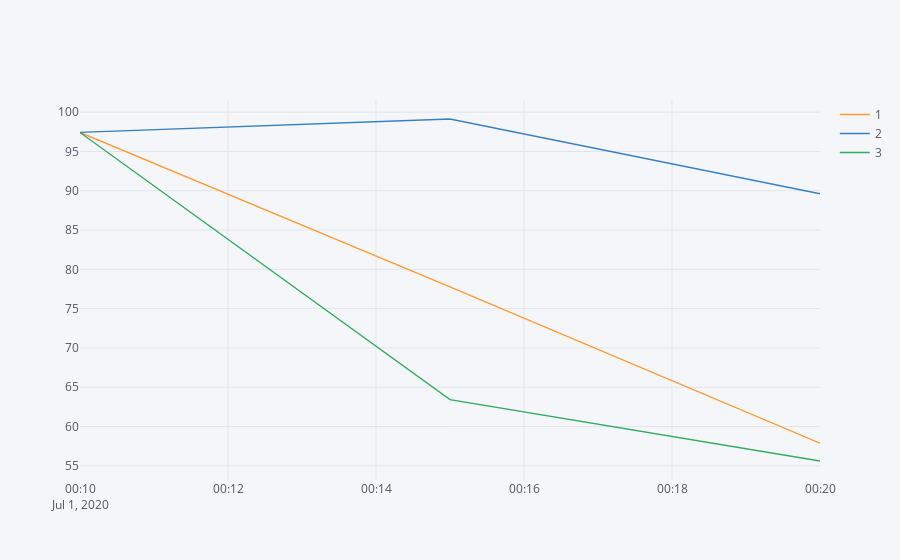

Here is the notebook cell this chart was saved with:
### Markdown cell above
# plot

### Code cell
# total power
# choose sim_timestamp for which to plot all scenarios
sim_timestamp = sim_timestamps[0]

# all needed period timestamps: t0,t1,...
timestamps = pd.date_range(
    start=sim_timestamp - pd.Timedelta("5min"), periods=n_periods + 1, freq="5min"
)
plot_df = pd.DataFrame(index=timestamps, columns=range(1, n_scenarios + 1),)
for scenario_nr in range(1, n_scenarios + 1):
    s = all_scenarios_df.loc[(sim_timestamp, scenario_nr,)].sum(axis=1)
    s.loc[timestamps[0]] = grid.actuals.loc[timestamps[0]].loc["TotalPower"]

    plot_df[scenario_nr] = s

plot_df.iplot()
#plot_df.iplot(xTitle="Time", yTitle="MW", title="Total Wind Power", asImage=True,)

### Figure 1 — Plotly figure (JSON) as saved in the notebook; plotly's stock layout.template omitted (floating-point values rounded to 4 significant figures)
{"data": [{"line": {"color": "rgba(255, 153, 51, 1.0)", "dash": "solid", "shape": "linear", "width": 1.3}, "mode": "lines", "name": "1", "text": "", "type": "scatter", "x": ["2020-07-01 00:10:00+00:00", "2020-07-01 00:15:00+00:00", "2020-07-01 00:20:00+00:00"], "y": [97.42, 77.76, 57.89]}, {"line": {"color": "rgba(55, 128, 191, 1.0)", "dash": "solid", "shape": "linear", "width": 1.3}, "mode": "lines", "name": "2", "text": "", "type": "scatter", "x": ["2020-07-01 00:10:00+00:00", "2020-07-01 00:15:00+00:00", "2020-07-01 00:20:00+00:00"], "y": [97.42, 99.13, 89.62]}, {"line": {"color": "rgba(50, 171, 96, 1.0)", "dash": "solid", "shape": "linear", "width": 1.3}, "mode": "lines", "name": "3", "text": "", "type": "scatter", "x": ["2020-07-01 00:10:00+00:00", "2020-07-01 00:15:00+00:00", "2020-07-01 00:20:00+00:00"], "y": [97.42, 63.43, 55.61]}], "layout": {"legend": {"bgcolor": "#F5F6F9", "font": {"color": "#4D5663"}}, "paper_bgcolor": "#F5F6F9", "plot_bgcolor": "#F5F6F9", "title": {"font": {"color": "#4D5663"}}, "xaxis": {"gridcolor": "#E1E5ED", "showgrid": true, "tickfont": {"color": "#4D5663"}, "title": {"font": {"color": "#4D5663"}, "text": ""}, "zerolinecolor": "#E1E5ED"}, "yaxis": {"gridcolor": "#E1E5ED", "showgrid": true, "tickfont": {"color": "#4D5663"}, "title": {"font": {"color": "#4D5663"}, "text": ""}, "zerolinecolor": "#E1E5ED"}}}
